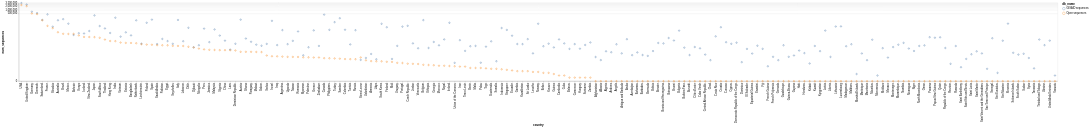

Vega-Lite specification stored for this chart:
### Vega-Lite specification from a JSON file in a GitHub repository (floating-point values rounded to 4 significant figures; data arrays with more than 128 entries replaced by an {"elided": "..."} marker saying what was removed)
{"config": {"view": {"continuousWidth": 400, "continuousHeight": 300}}, "data": {"values": {"elided": "398 records"}}, "mark": "point", "encoding": {"color": {"type": "nominal", "field": "db_name"}, "tooltip": [{"type": "nominal", "field": "country"}, {"type": "nominal", "field": "db_name"}, {"type": "quantitative", "field": "num_sequences"}], "x": {"type": "nominal", "field": "country", "sort": "-y"}, "y": {"type": "quantitative", "field": "num_sequences", "scale": {"type": "symlog"}}}, "$schema": "https://vega.github.io/schema/vega-lite/v5.json"}
